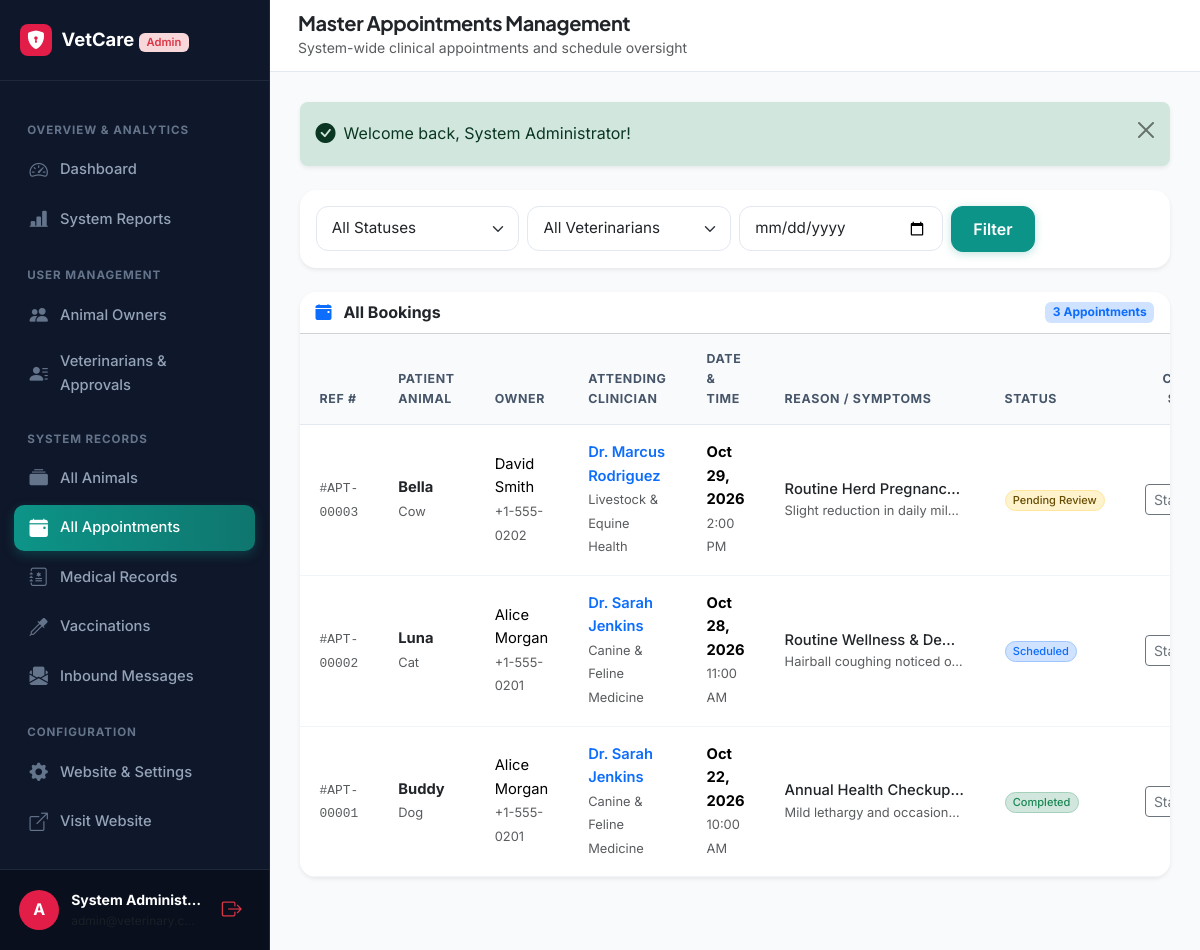
The page /admin/appointments.php (signed in) on the database its author committed.
### tables this page shows
CREATE TABLE `appointments` (
  `id` INT AUTO_INCREMENT PRIMARY KEY,
  `owner_id` INT NOT NULL,
  `veterinarian_id` INT NOT NULL,
  `animal_id` INT NOT NULL,
  `appointment_date` DATE NOT NULL,
  `appointment_time` TIME NOT NULL,
  `reason` VARCHAR(255) NOT NULL,
  `symptoms` TEXT NOT NULL,
  `appointment_status` ENUM('pending', 'scheduled', 'completed', 'cancelled', 'rejected') NOT NULL DEFAULT 'pending',
  `veterinarian_notes` TEXT NULL,
  `created_at` TIMESTAMP DEFAULT CURRENT_TIMESTAMP,
  `updated_at` TIMESTAMP DEFAULT CURRENT_TIMESTAMP ON UPDATE CURRENT_TIMESTAMP,
  CONSTRAINT `fk_app_owner` FOREIGN KEY (`owner_id`) REFERENCES `users` (`id`) ON DELETE CASCADE,
  CONSTRAINT `fk_app_vet` FOREIGN KEY (`veterinarian_id`) REFERENCES `users` (`id`) ON DELETE CASCADE,
  CONSTRAINT `fk_app_animal` FOREIGN KEY (`animal_id`) REFERENCES `animals` (`id`) ON DELETE CASCADE,
  INDEX `idx_app_date_time` (`veterinarian_id`, `appointment_date`, `appointment_time`),
  INDEX `idx_app_status` (`appointment_status`)
);

CREATE TABLE `animals` (
  `id` INT AUTO_INCREMENT PRIMARY KEY,
  `owner_id` INT NOT NULL,
  `animal_name` VARCHAR(100) NOT NULL,
  `species` VARCHAR(50) NOT NULL,
  `breed` VARCHAR(100) NULL,
  `gender` ENUM('male', 'female', 'unknown') NOT NULL DEFAULT 'unknown',
  `date_of_birth` DATE NULL,
  `age_years` INT NULL,
  `weight` DECIMAL(6,2) NULL,
  `color` VARCHAR(50) NULL,
  `identification_number` VARCHAR(100) NULL,
  `photo_path` VARCHAR(255) NULL,
  `allergies` TEXT NULL,
  `notes` TEXT NULL,
  `created_at` TIMESTAMP DEFAULT CURRENT_TIMESTAMP,
  `updated_at` TIMESTAMP DEFAULT CURRENT_TIMESTAMP ON UPDATE CURRENT_TIMESTAMP,
  CONSTRAINT `fk_animal_owner` FOREIGN KEY (`owner_id`) REFERENCES `users` (`id`) ON DELETE CASCADE,
  INDEX `idx_animal_species` (`species`),
  INDEX `idx_animal_owner` (`owner_id`)
);

CREATE TABLE `users` (
  `id` INT AUTO_INCREMENT PRIMARY KEY,
  `full_name` VARCHAR(100) NOT NULL,
  `email` VARCHAR(150) NOT NULL UNIQUE,
  `phone` VARCHAR(30) NOT NULL,
  `password_hash` VARCHAR(255) NOT NULL,
  `role` ENUM('owner', 'veterinarian', 'admin') NOT NULL,
  `account_status` ENUM('active', 'inactive', 'suspended', 'pending') NOT NULL DEFAULT 'active',
  `created_at` TIMESTAMP DEFAULT CURRENT_TIMESTAMP,
  `updated_at` TIMESTAMP DEFAULT CURRENT_TIMESTAMP ON UPDATE CURRENT_TIMESTAMP,
  INDEX `idx_role` (`role`),
  INDEX `idx_status` (`account_status`)
);

CREATE TABLE `veterinarian_profiles` (
  `id` INT AUTO_INCREMENT PRIMARY KEY,
  `user_id` INT NOT NULL UNIQUE,
  `qualification` VARCHAR(150) NOT NULL,
  `specialization` VARCHAR(150) NOT NULL,
  `license_number` VARCHAR(100) NOT NULL UNIQUE,
  `experience_years` INT NOT NULL DEFAULT 0,
  `bio` TEXT NULL,
  `consultation_fee` DECIMAL(10,2) NOT NULL DEFAULT 0.00,
  `approval_status` ENUM('pending', 'approved', 'rejected') NOT NULL DEFAULT 'pending',
  `created_at` TIMESTAMP DEFAULT CURRENT_TIMESTAMP,
  `updated_at` TIMESTAMP DEFAULT CURRENT_TIMESTAMP ON UPDATE CURRENT_TIMESTAMP,
  CONSTRAINT `fk_vet_user` FOREIGN KEY (`user_id`) REFERENCES `users` (`id`) ON DELETE CASCADE
);

### admin/appointments.php (the view, shortened to what this page needs)
<?php
require_once __DIR__ . '/../includes/init.php';
$dateFilter = trim($_GET['date'] ?? '');
$sql = "
    SELECT app.*,
           a.animal_name, a.species, a.breed,
           ow.full_name AS owner_name, ow.phone AS owner_phone,
           doc.full_name AS vet_name, vp.specialization
    FROM appointments app
    JOIN animals a ON a.id = app.animal_id
    JOIN users ow ON ow.id = app.owner_id
    JOIN users doc ON doc.id = app.veterinarian_id
    JOIN veterinarian_profiles vp ON vp.user_id = doc.id
    WHERE 1=1
";
$params = [];
$sql .= " ORDER BY app.appointment_date DESC, app.appointment_time DESC";
$stmt = $pdo->prepare($sql);
$stmt->execute($params);
$appointments = $stmt->fetchAll();
require_once __DIR__ . '/../includes/header.php';
?>
<div class="dashboard-layout">
    <?php require_once __DIR__ . '/../includes/admin_sidebar.php'; ?>
    <main class="dashboard-main">
        <header class="dashboard-topbar">
            <div class="d-flex align-items-center gap-3">
                <div>
                    <h5 class="fw-bold mb-0 text-dark">Master Appointments Management</h5>
                    <small class="text-muted">System-wide clinical appointments and schedule oversight</small>
                </div>
            </div>
        </header>
        <div class="dashboard-content-body">
            <?php require_once __DIR__ . '/../includes/alerts.php'; ?>
            <div class="card border-0 shadow-sm rounded-4 p-3 mb-4 bg-white">
                <form method="GET" action="<?= url('admin/appointments.php') ?>" class="row g-2 align-items-center">
                    <div class="col-md-3">
                        <select class="form-select" name="status">
                            <option value="">All Statuses</option>
                        </select>
                    </div>
                    <div class="col-md-3">
                        <select class="form-select" name="vet_id">
                            <option value="">All Veterinarians</option>
                        </select>
                    </div>
                    <div class="col-md-3">
                        <input type="date" class="form-control" name="date" value="<?= e($dateFilter) ?>" placeholder="Filter by date">
                    </div>
                    <div class="col-auto d-flex gap-2">
                        <button type="submit" class="btn btn-primary">Filter</button>
                    </div>
                </form>
            </div>
            <div class="card border-0 shadow-sm rounded-4 bg-white overflow-hidden">
                <div class="card-header bg-white d-flex justify-content-between align-items-center">
                    <span class="fw-bold"><i class="bi bi-calendar-event-fill text-primary me-2"></i> All Bookings</span>
                    <span class="badge bg-primary-subtle text-primary"><?= count($appointments) ?> Appointments</span>
                </div>
                <?php if (empty($appointments)): ?>
                    <div class="empty-state-box">
                        <div class="empty-state-icon"><i class="bi bi-calendar-x"></i></div>
                        <h5 class="fw-bold">No Appointments Found</h5>
                        <p class="text-muted small">No appointment records match the selected criteria.</p>
                    </div>
                <?php else: ?>
                    <div class="table-responsive">
                        <table class="table custom-table">
                            <thead>
                                <tr>
                                    <th>Ref #</th>
                                    <th>Patient Animal</th>
                                    <th>Owner</th>
                                    <th>Attending Clinician</th>
                                    <th>Date & Time</th>
                                    <th>Reason / Symptoms</th>
                                    <th>Status</th>
                                    <th class="text-end">Change Status</th>
                                </tr>
                            </thead>
                            <tbody>
                                <?php foreach ($appointments as $app): ?>
                                    <tr>
                                        <td><span class="font-monospace small text-muted">#APT-<?= str_pad($app['id'], 5, '0', STR_PAD_LEFT) ?></span></td>
                                        <td>
                                            <div class="fw-bold text-dark"><?= e($app['animal_name']) ?></div>
                                            <small class="text-muted"><?= e($app['species']) ?></small>
                                        </td>
                                        <td>
                                            <div><?= e($app['owner_name']) ?></div>
                                            <small class="text-muted"><?= e($app['owner_phone']) ?></small>
                                        </td>
                                        <td>
                                            <div class="fw-semibold text-primary"><?= e($app['vet_name']) ?></div>
                                            <small class="text-muted"><?= e($app['specialization']) ?></small>
                                        </td>
                                        <td>
                                            <div class="fw-bold"><?= format_date($app['appointment_date']) ?></div>
                                            <small class="text-muted"><?= format_time($app['appointment_time']) ?></small>
                                        </td>
                                        <td>
                                            <div class="text-truncate text-dark fw-medium" style="max-width: 180px;"><?= e($app['reason']) ?></div>
                                            <small class="text-muted text-truncate d-block" style="max-width: 180px;"><?= e($app['symptoms']) ?></small>
                                        </td>
                                        <td><?= badge_status($app['appointment_status']) ?></td>
                                        <td class="text-end">
                                            <div class="dropdown d-inline">
                                                <button class="btn btn-sm btn-outline-secondary dropdown-toggle" type="button" data-bs-toggle="dropdown" aria-expanded="false">
                                                    Status
                                                </button>
                                            </div>
                                        </td>
                                    </tr>
                                <?php endforeach; ?>
                            </tbody>
                        </table>
                    </div>
                <?php endif; ?>
            </div>
        </div>
    </main>
</div>
<?php require_once __DIR__ . '/../includes/footer.php'; ?>

### includes/functions.php (shortened to what this page needs)
<?php
function e($value): string {
    return htmlspecialchars((string)($value ?? ''), ENT_QUOTES, 'UTF-8');
}
function url(string $path = ''): string {
    $path = ltrim($path, '/');
    return rtrim(BASE_URL, '/') . ($path !== '' ? '/' . $path : '');
}
function format_date(?string $date, string $format = 'M j, Y'): string {
    $timestamp = strtotime($date);
    return $timestamp ? date($format, $timestamp) : '—';
}
function format_time(?string $time): string {
    $timestamp = strtotime($time);
    return $timestamp ? date('g:i A', $timestamp) : '—';
}
function badge_status(string $status): string {
    $statusLower = strtolower(trim($status));
    $map = [
        'active'     => ['bg-success-subtle text-success border border-success-subtle', 'Active'],
        'approved'   => ['bg-success-subtle text-success border border-success-subtle', 'Approved'],
        'completed'  => ['bg-success-subtle text-success border border-success-subtle', 'Completed'],
        'scheduled'  => ['bg-primary-subtle text-primary border border-primary-subtle', 'Scheduled'],
        'pending'    => ['bg-warning-subtle text-warning-emphasis border border-warning-subtle', 'Pending Review'],
        'cancelled'  => ['bg-secondary-subtle text-secondary border border-secondary-subtle', 'Cancelled'],
        'rejected'   => ['bg-danger-subtle text-danger border border-danger-subtle', 'Rejected'],
        'inactive'   => ['bg-secondary-subtle text-secondary border border-secondary-subtle', 'Inactive'],
        'suspended'  => ['bg-danger-subtle text-danger border border-danger-subtle', 'Suspended'],
        'unread'     => ['bg-info-subtle text-info-emphasis border border-info-subtle', 'New Inbound'],
        'read'       => ['bg-light text-muted border', 'Read'],
        'replied'    => ['bg-success-subtle text-success border border-success-subtle', 'Replied']
    ];
    $classes = $map[$statusLower][0] ?? 'bg-light text-dark border';
    $label = $map[$statusLower][1] ?? ucfirst($statusLower);
    return '<span class="badge rounded-pill ' . $classes . ' px-2.5 py-1.5 fw-medium">' . e($label) . '</span>';
}

### assets/css/style.css (style rules this page uses)
:root { --primary: #0d9488; --primary-dark: #0f766e; --primary-light: #ccfbf1; --primary-subtle: #f0fdfa; --secondary: #0284c7; --accent: #10b981; --dark: #0f172a; --dark-muted: #475569; --light-bg: #f8fafc; --card-bg: #ffffff; --border-color: #e2e8f0; --border-focus: #0d9488; --font-heading: 'Plus Jakarta Sans', -apple-system, BlinkMacSystemFont, 'Segoe UI', Roboto, sans-serif; --font-body: 'Inter', -apple-system, BlinkMacSystemFont, 'Segoe UI', Roboto, sans-serif; --radius-sm: 8px; --radius-md: 12px; --radius-lg: 18px; --radius-pill: 9999px; --shadow-sm: 0 1px 3px rgba(15, 23, 42, 0.05); --shadow-md: 0 4px 18px -2px rgba(15, 23, 42, 0.06), 0 2px 6px -1px rgba(15, 23, 42, 0.03); --shadow-lg: 0 12px 30px -4px rgba(13, 148, 136, 0.12), 0 4px 12px -2px rgba(15, 23, 42, 0.04); }
body { font-family: var(--font-body); color: var(--dark); background-color: var(--light-bg); line-height: 1.6; overflow-x: hidden; }
h1, h2, h3, h4, h5, h6 { font-family: var(--font-heading); color: var(--dark); font-weight: 700; letter-spacing: -0.02em; }
.btn-primary { background-color: var(--primary); border-color: var(--primary); color: #ffffff; font-weight: 600; padding: 0.625rem 1.35rem; border-radius: var(--radius-md); box-shadow: 0 2px 8px rgba(13, 148, 136, 0.25); transition: all 0.25s ease; }
.form-control, .form-select { border-radius: var(--radius-md); border: 1px solid var(--border-color); padding: 0.65rem 0.95rem; font-size: 0.95rem; transition: border-color 0.2s, box-shadow 0.2s; }

### assets/css/dashboard.css (style rules this page uses)
.dashboard-layout { display: flex; min-height: 100vh; background-color: #f8fafc; }
.dashboard-main { flex-grow: 1; display: flex; flex-direction: column; min-width: 0; }
.dashboard-topbar { height: 72px; background: #ffffff; border-bottom: 1px solid var(--border-color); padding: 0 1.75rem; display: flex; align-items: center; justify-content: space-between; position: sticky; top: 0; z-index: 1020; }
.dashboard-content-body { padding: 1.85rem; flex-grow: 1; }
.custom-table { margin-bottom: 0; }
.custom-table th { background-color: #f8fafc; color: #475569; font-size: 0.775rem; text-transform: uppercase; letter-spacing: 0.05em; font-weight: 700; padding: 0.95rem 1.25rem; border-bottom: 1px solid var(--border-color); }
.custom-table td { padding: 1rem 1.25rem; vertical-align: middle; border-bottom: 1px solid #f1f5f9; font-size: 0.92rem; }

### rows shown on the page
appointments: id "00003", animal.animal_name "Bella", animal.species "Cow", owner.full_name "David Smith", owner.phone "+1-555-0202", veterinarian.full_name "Dr. Marcus Rodriguez", veterinarian_profiles.specialization "Livestock & Equine Health", appointment_date "Oct 29, 2026", appointment_time "2:00 PM", reason "Routine Herd Pregnanc…", symptoms "Slight reduction in daily mil…", appointment_status "Pending Review"
appointments: id "00002", animal.animal_name "Luna", animal.species "Cat", owner.full_name "Alice Morgan", owner.phone "+1-555-0201", veterinarian.full_name "Dr. Sarah Jenkins", veterinarian_profiles.specialization "Canine & Feline Medicine", appointment_date "Oct 28, 2026", appointment_time "11:00 AM", reason "Routine Wellness & De…", symptoms "Hairball coughing noticed o…", appointment_status "Scheduled"
appointments: id "00001", animal.animal_name "Buddy", animal.species "Dog", owner.full_name "Alice Morgan", owner.phone "+1-555-0201", veterinarian.full_name "Dr. Sarah Jenkins", veterinarian_profiles.specialization "Canine & Feline Medicine", appointment_date "Oct 22, 2026", appointment_time "10:00 AM", reason "Annual Health Checkup…", symptoms "Mild lethargy and occasion…", appointment_status "Completed"

### other values the page prints
$user['full_name'] "System Administ…"
$flash['message'] "Welcome back, System Administrator!"
count($appointments) "3"
